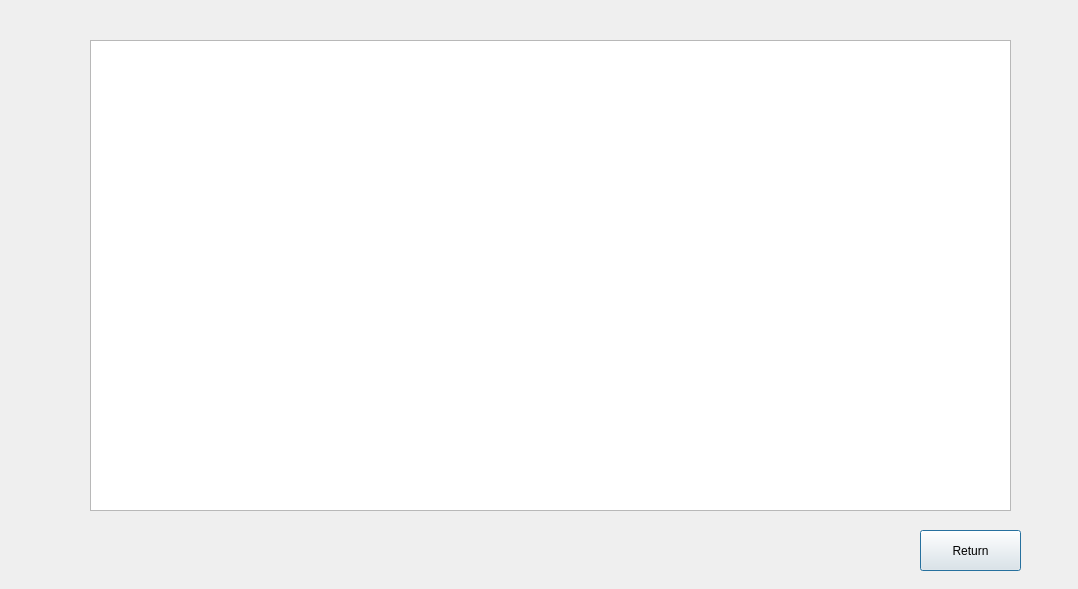
<?xml version="1.0" encoding="UTF-8"?>
<ui version="4.0">
 <class>historique</class>
 <widget class="QDialog" name="historique">
  <property name="geometry">
   <rect>
    <x>0</x>
    <y>0</y>
    <width>1078</width>
    <height>589</height>
   </rect>
  </property>
  <property name="windowTitle">
   <string>Dialog</string>
  </property>
  <widget class="QPushButton" name="button_retour">
   <property name="geometry">
    <rect>
     <x>920</x>
     <y>530</y>
     <width>101</width>
     <height>41</height>
    </rect>
   </property>
   <property name="text">
    <string>Return</string>
   </property>
  </widget>
  <widget class="QTableView" name="historiqueTableView">
   <property name="geometry">
    <rect>
     <x>90</x>
     <y>40</y>
     <width>921</width>
     <height>471</height>
    </rect>
   </property>
  </widget>
 </widget>
 <resources/>
 <connections/>
</ui>
